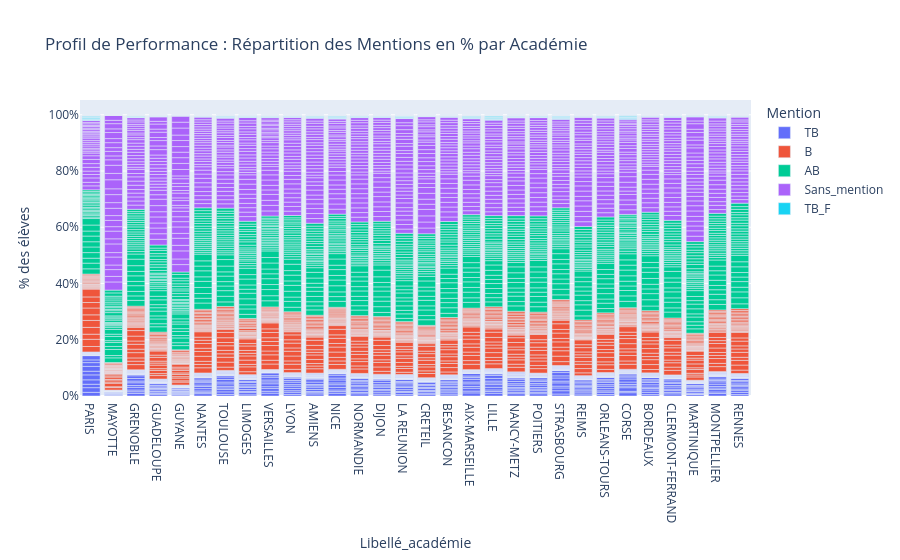

Write notebook code for a chart like this one.
### Code cell
import plotly.express as px

# On calcule le total d'élèves par académie pour normaliser
df_total = df.groupby('Libellé_académie')['TOTAL'].transform('sum')
df['Pourcentage'] = (df['TOTAL'] / df_total) * 100

# Graphique en barres 100% empilées
fig = px.bar(df, 
             x="Libellé_académie", 
             y="Pourcentage", 
             color="Mention",
             title="Profil de Performance : Répartition des Mentions en % par Académie",
             labels={"Pourcentage": "% des élèves"},
             category_orders={"Mention": ["TB", "B", "AB", "Sans_mention", "Refusés"]},
             barmode="relative")

fig.update_layout(yaxis_ticksuffix="%", xaxis={'categoryorder':'total descending'})
fig.show()

### Figure 1 — Plotly figure (JSON) as saved in the notebook; plotly's stock layout.template omitted (floating-point values rounded to 4 significant figures; data arrays with more than 128 entries replaced by an {"elided": "..."} marker saying what was removed)
{"data": [{"hovertemplate": "Mention=TB<br>Libellé_académie=%{x}<br>% des élèves=%{y}<extra></extra>", "legendgroup": "TB", "marker": {"color": "#636efa", "pattern": {"shape": ""}}, "name": "TB", "orientation": "v", "showlegend": true, "textposition": "auto", "type": "bar", "x": {"elided": "900 str values"}, "xaxis": "x", "y": {"elided": "900 float values"}, "yaxis": "y"}, {"hovertemplate": "Mention=B<br>Libellé_académie=%{x}<br>% des élèves=%{y}<extra></extra>", "legendgroup": "B", "marker": {"color": "#EF553B", "pattern": {"shape": ""}}, "name": "B", "orientation": "v", "showlegend": true, "textposition": "auto", "type": "bar", "x": {"elided": "900 str values"}, "xaxis": "x", "y": {"elided": "900 float values"}, "yaxis": "y"}, {"hovertemplate": "Mention=AB<br>Libellé_académie=%{x}<br>% des élèves=%{y}<extra></extra>", "legendgroup": "AB", "marker": {"color": "#00cc96", "pattern": {"shape": ""}}, "name": "AB", "orientation": "v", "showlegend": true, "textposition": "auto", "type": "bar", "x": {"elided": "900 str values"}, "xaxis": "x", "y": {"elided": "900 float values"}, "yaxis": "y"}, {"hovertemplate": "Mention=Sans_mention<br>Libellé_académie=%{x}<br>% des élèves=%{y}<extra></extra>", "legendgroup": "Sans_mention", "marker": {"color": "#ab63fa", "pattern": {"shape": ""}}, "name": "Sans_mention", "orientation": "v", "showlegend": true, "textposition": "auto", "type": "bar", "x": {"elided": "900 str values"}, "xaxis": "x", "y": {"elided": "900 float values"}, "yaxis": "y"}, {"hovertemplate": "Mention=TB_F<br>Libellé_académie=%{x}<br>% des élèves=%{y}<extra></extra>", "legendgroup": "TB_F", "marker": {"color": "#19d3f3", "pattern": {"shape": ""}}, "name": "TB_F", "orientation": "v", "showlegend": true, "textposition": "auto", "type": "bar", "x": {"elided": "636 str values"}, "xaxis": "x", "y": {"elided": "636 float values"}, "yaxis": "y"}], "layout": {"barmode": "relative", "legend": {"title": {"text": "Mention"}, "tracegroupgap": 0}, "title": {"text": "Profil de Performance : Répartition des Mentions en % par Académie"}, "xaxis": {"anchor": "y", "categoryorder": "total descending", "domain": [0, 1], "title": {"text": "Libellé_académie"}}, "yaxis": {"anchor": "x", "domain": [0, 1], "ticksuffix": "%", "title": {"text": "% des élèves"}}}}
